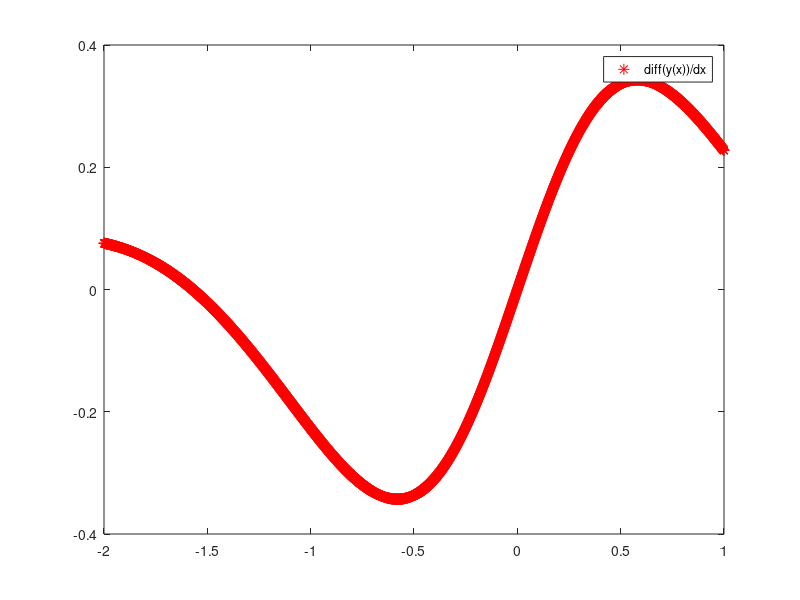

Source code (MATLAB):
x=-2:0.001:1;
y=(sin(x).*cos(x))./(x.^2+1);

h=diff(y)./0.001

plot(x,y,'r.*','markersize',8);
legend('diff(y(x))/dx');
